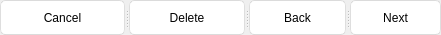
    <widget class="QSplitter" name="splitter">
     <property name="geometry">
      <rect>
       <x>270</x>
       <y>761</y>
       <width>441</width>
       <height>35</height>
      </rect>
     </property>
     <property name="orientation">
      <enum>Qt::Horizontal</enum>
     </property>
     <widget class="QPushButton" name="cancel_btn_3">
      <property name="styleSheet">
       <string notr="true">QPushButton{
	font: 25 18pt &quot;Bahnschrift Light&quot;;
	border-style: solid;
	border-top-color: qlineargradient(spread:pad, x1:0.5, y1:1, x2:0.5, y2:0, stop:0 rgb(215, 215, 215), stop:1 rgb(222, 222, 222));
	border-right-color: qlineargradient(spread:pad, x1:0, y1:0.5, x2:1, y2:0.5, stop:0 rgb(217, 217, 217), stop:1 rgb(227, 227, 227));
	border-left-color: qlineargradient(spread:pad, x1:0, y1:0.5, x2:1, y2:0.5, stop:0 rgb(227, 227, 227), stop:1 rgb(217, 217, 217));
	border-bottom-color: qlineargradient(spread:pad, x1:0.5, y1:1, x2:0.5, y2:0, stop:0 rgb(215, 215, 215), stop:1 rgb(222, 222, 222));
	border-width: 1px;
	border-radius: 5px;
	color: rgb(0,0,0);
	padding: 2px;
	background-color: rgb(255,255,255);
}
QPushButton:hover{
	border-style: solid;
	border-top-color: qlineargradient(spread:pad, x1:0.5, y1:1, x2:0.5, y2:0, stop:0 rgb(195, 195, 195), stop:1 rgb(222, 222, 222));
	border-right-color: qlineargradient(spread:pad, x1:0, y1:0.5, x2:1, y2:0.5, stop:0 rgb(197, 197, 197), stop:1 rgb(227, 227, 227));
	border-left-color: qlineargradient(spread:pad, x1:0, y1:0.5, x2:1, y2:0.5, stop:0 rgb(227, 227, 227), stop:1 rgb(197, 197, 197));
	border-bottom-color: qlineargradient(spread:pad, x1:0.5, y1:1, x2:0.5, y2:0, stop:0 rgb(195, 195, 195), stop:1 rgb(222, 222, 222));
	border-width: 1px;
	border-radius: 5px;
	color: rgb(0,0,0);
	padding: 2px;
	background-color: rgb(255,255,255);
}
QPushButton:pressed{
	border-style: solid;
	border-top-color: qlineargradient(spread:pad, x1:0.5, y1:1, x2:0.5, y2:0, stop:0 rgb(215, 215, 215), stop:1 rgb(222, 222, 222));
	border-right-color: qlineargradient(spread:pad, x1:0, y1:0.5, x2:1, y2:0.5, stop:0 rgb(217, 217, 217), stop:1 rgb(227, 227, 227));
	border-left-color: qlineargradient(spread:pad, x1:0, y1:0.5, x2:1, y2:0.5, stop:0 rgb(227, 227, 227), stop:1 rgb(217, 217, 217));
	border-bottom-color: qlineargradient(spread:pad, x1:0.5, y1:1, x2:0.5, y2:0, stop:0 rgb(215, 215, 215), stop:1 rgb(222, 222, 222));
	border-width: 1px;
	border-radius: 5px;
	color: rgb(0,0,0);
	padding: 2px;
	background-color: rgb(142,142,142);
}
QPushButton:disabled{
	border-style: solid;
	border-top-color: qlineargradient(spread:pad, x1:0.5, y1:1, x2:0.5, y2:0, stop:0 rgb(215, 215, 215), stop:1 rgb(222, 222, 222));
	border-right-color: qlineargradient(spread:pad, x1:0, y1:0.5, x2:1, y2:0.5, stop:0 rgb(217, 217, 217), stop:1 rgb(227, 227, 227));
	border-left-color: qlineargradient(spread:pad, x1:0, y1:0.5, x2:1, y2:0.5, stop:0 rgb(227, 227, 227), stop:1 rgb(217, 217, 217));
	border-bottom-color: qlineargradient(spread:pad, x1:0.5, y1:1, x2:0.5, y2:0, stop:0 rgb(215, 215, 215), stop:1 rgb(222, 222, 222));
	border-width: 1px;
	border-radius: 5px;
	color: #808086;
	padding: 2px;
	background-color: rgb(142,142,142);
}</string>
      </property>
      <property name="text">
       <string>Cancel</string>
      </property>
     </widget>
     <widget class="QPushButton" name="delete_btn_3">
      <property name="styleSheet">
       <string notr="true">QPushButton{
	font: 25 18pt &quot;Bahnschrift Light&quot;;
	border-style: solid;
	border-top-color: qlineargradient(spread:pad, x1:0.5, y1:1, x2:0.5, y2:0, stop:0 rgb(215, 215, 215), stop:1 rgb(222, 222, 222));
	border-right-color: qlineargradient(spread:pad, x1:0, y1:0.5, x2:1, y2:0.5, stop:0 rgb(217, 217, 217), stop:1 rgb(227, 227, 227));
	border-left-color: qlineargradient(spread:pad, x1:0, y1:0.5, x2:1, y2:0.5, stop:0 rgb(227, 227, 227), stop:1 rgb(217, 217, 217));
	border-bottom-color: qlineargradient(spread:pad, x1:0.5, y1:1, x2:0.5, y2:0, stop:0 rgb(215, 215, 215), stop:1 rgb(222, 222, 222));
	border-width: 1px;
	border-radius: 5px;
	color: rgb(0,0,0);
	padding: 2px;
	background-color: rgb(255,255,255);
}
QPushButton:hover{
	border-style: solid;
	border-top-color: qlineargradient(spread:pad, x1:0.5, y1:1, x2:0.5, y2:0, stop:0 rgb(195, 195, 195), stop:1 rgb(222, 222, 222));
	border-right-color: qlineargradient(spread:pad, x1:0, y1:0.5, x2:1, y2:0.5, stop:0 rgb(197, 197, 197), stop:1 rgb(227, 227, 227));
	border-left-color: qlineargradient(spread:pad, x1:0, y1:0.5, x2:1, y2:0.5, stop:0 rgb(227, 227, 227), stop:1 rgb(197, 197, 197));
	border-bottom-color: qlineargradient(spread:pad, x1:0.5, y1:1, x2:0.5, y2:0, stop:0 rgb(195, 195, 195), stop:1 rgb(222, 222, 222));
	border-width: 1px;
	border-radius: 5px;
	color: rgb(0,0,0);
	padding: 2px;
	background-color: rgb(255,255,255);
}
QPushButton:pressed{
	border-style: solid;
	border-top-color: qlineargradient(spread:pad, x1:0.5, y1:1, x2:0.5, y2:0, stop:0 rgb(215, 215, 215), stop:1 rgb(222, 222, 222));
	border-right-color: qlineargradient(spread:pad, x1:0, y1:0.5, x2:1, y2:0.5, stop:0 rgb(217, 217, 217), stop:1 rgb(227, 227, 227));
	border-left-color: qlineargradient(spread:pad, x1:0, y1:0.5, x2:1, y2:0.5, stop:0 rgb(227, 227, 227), stop:1 rgb(217, 217, 217));
	border-bottom-color: qlineargradient(spread:pad, x1:0.5, y1:1, x2:0.5, y2:0, stop:0 rgb(215, 215, 215), stop:1 rgb(222, 222, 222));
	border-width: 1px;
	border-radius: 5px;
	color: rgb(0,0,0);
	padding: 2px;
	background-color: rgb(142,142,142);
}
QPushButton:disabled{
	border-style: solid;
	border-top-color: qlineargradient(spread:pad, x1:0.5, y1:1, x2:0.5, y2:0, stop:0 rgb(215, 215, 215), stop:1 rgb(222, 222, 222));
	border-right-color: qlineargradient(spread:pad, x1:0, y1:0.5, x2:1, y2:0.5, stop:0 rgb(217, 217, 217), stop:1 rgb(227, 227, 227));
	border-left-color: qlineargradient(spread:pad, x1:0, y1:0.5, x2:1, y2:0.5, stop:0 rgb(227, 227, 227), stop:1 rgb(217, 217, 217));
	border-bottom-color: qlineargradient(spread:pad, x1:0.5, y1:1, x2:0.5, y2:0, stop:0 rgb(215, 215, 215), stop:1 rgb(222, 222, 222));
	border-width: 1px;
	border-radius: 5px;
	color: #808086;
	padding: 2px;
	background-color: rgb(142,142,142);
}</string>
      </property>
      <property name="text">
       <string>Delete</string>
      </property>
     </widget>
     <widget class="QPushButton" name="back_btn_3">
      <property name="styleSheet">
       <string notr="true">QPushButton{
	font: 25 18pt &quot;Bahnschrift Light&quot;;
	border-style: solid;
	border-top-color: qlineargradient(spread:pad, x1:0.5, y1:1, x2:0.5, y2:0, stop:0 rgb(215, 215, 215), stop:1 rgb(222, 222, 222));
	border-right-color: qlineargradient(spread:pad, x1:0, y1:0.5, x2:1, y2:0.5, stop:0 rgb(217, 217, 217), stop:1 rgb(227, 227, 227));
	border-left-color: qlineargradient(spread:pad, x1:0, y1:0.5, x2:1, y2:0.5, stop:0 rgb(227, 227, 227), stop:1 rgb(217, 217, 217));
	border-bottom-color: qlineargradient(spread:pad, x1:0.5, y1:1, x2:0.5, y2:0, stop:0 rgb(215, 215, 215), stop:1 rgb(222, 222, 222));
	border-width: 1px;
	border-radius: 5px;
	color: rgb(0,0,0);
	padding: 2px;
	background-color: rgb(255,255,255);
}
QPushButton:hover{
	border-style: solid;
	border-top-color: qlineargradient(spread:pad, x1:0.5, y1:1, x2:0.5, y2:0, stop:0 rgb(195, 195, 195), stop:1 rgb(222, 222, 222));
	border-right-color: qlineargradient(spread:pad, x1:0, y1:0.5, x2:1, y2:0.5, stop:0 rgb(197, 197, 197), stop:1 rgb(227, 227, 227));
	border-left-color: qlineargradient(spread:pad, x1:0, y1:0.5, x2:1, y2:0.5, stop:0 rgb(227, 227, 227), stop:1 rgb(197, 197, 197));
	border-bottom-color: qlineargradient(spread:pad, x1:0.5, y1:1, x2:0.5, y2:0, stop:0 rgb(195, 195, 195), stop:1 rgb(222, 222, 222));
	border-width: 1px;
	border-radius: 5px;
	color: rgb(0,0,0);
	padding: 2px;
	background-color: rgb(255,255,255);
}
QPushButton:pressed{
	border-style: solid;
	border-top-color: qlineargradient(spread:pad, x1:0.5, y1:1, x2:0.5, y2:0, stop:0 rgb(215, 215, 215), stop:1 rgb(222, 222, 222));
	border-right-color: qlineargradient(spread:pad, x1:0, y1:0.5, x2:1, y2:0.5, stop:0 rgb(217, 217, 217), stop:1 rgb(227, 227, 227));
	border-left-color: qlineargradient(spread:pad, x1:0, y1:0.5, x2:1, y2:0.5, stop:0 rgb(227, 227, 227), stop:1 rgb(217, 217, 217));
	border-bottom-color: qlineargradient(spread:pad, x1:0.5, y1:1, x2:0.5, y2:0, stop:0 rgb(215, 215, 215), stop:1 rgb(222, 222, 222));
	border-width: 1px;
	border-radius: 5px;
	color: rgb(0,0,0);
	padding: 2px;
	background-color: rgb(142,142,142);
}
QPushButton:disabled{
	border-style: solid;
	border-top-color: qlineargradient(spread:pad, x1:0.5, y1:1, x2:0.5, y2:0, stop:0 rgb(215, 215, 215), stop:1 rgb(222, 222, 222));
	border-right-color: qlineargradient(spread:pad, x1:0, y1:0.5, x2:1, y2:0.5, stop:0 rgb(217, 217, 217), stop:1 rgb(227, 227, 227));
	border-left-color: qlineargradient(spread:pad, x1:0, y1:0.5, x2:1, y2:0.5, stop:0 rgb(227, 227, 227), stop:1 rgb(217, 217, 217));
	border-bottom-color: qlineargradient(spread:pad, x1:0.5, y1:1, x2:0.5, y2:0, stop:0 rgb(215, 215, 215), stop:1 rgb(222, 222, 222));
	border-width: 1px;
	border-radius: 5px;
	color: #808086;
	padding: 2px;
	background-color: rgb(142,142,142);
}</string>
      </property>
      <property name="text">
       <string>Back</string>
      </property>
     </widget>
     <widget class="QPushButton" name="Next_btn">
      <property name="styleSheet">
       <string notr="true">QPushButton{
	font: 25 18pt &quot;Bahnschrift Light&quot;;
	border-style: solid;
	border-top-color: qlineargradient(spread:pad, x1:0.5, y1:1, x2:0.5, y2:0, stop:0 rgb(215, 215, 215), stop:1 rgb(222, 222, 222));
	border-right-color: qlineargradient(spread:pad, x1:0, y1:0.5, x2:1, y2:0.5, stop:0 rgb(217, 217, 217), stop:1 rgb(227, 227, 227));
	border-left-color: qlineargradient(spread:pad, x1:0, y1:0.5, x2:1, y2:0.5, stop:0 rgb(227, 227, 227), stop:1 rgb(217, 217, 217));
	border-bottom-color: qlineargradient(spread:pad, x1:0.5, y1:1, x2:0.5, y2:0, stop:0 rgb(215, 215, 215), stop:1 rgb(222, 222, 222));
	border-width: 1px;
	border-radius: 5px;
	color: rgb(0,0,0);
	padding: 2px;
	background-color: rgb(255,255,255);
}
QPushButton:hover{
	border-style: solid;
	border-top-color: qlineargradient(spread:pad, x1:0.5, y1:1, x2:0.5, y2:0, stop:0 rgb(195, 195, 195), stop:1 rgb(222, 222, 222));
	border-right-color: qlineargradient(spread:pad, x1:0, y1:0.5, x2:1, y2:0.5, stop:0 rgb(197, 197, 197), stop:1 rgb(227, 227, 227));
	border-left-color: qlineargradient(spread:pad, x1:0, y1:0.5, x2:1, y2:0.5, stop:0 rgb(227, 227, 227), stop:1 rgb(197, 197, 197));
	border-bottom-color: qlineargradient(spread:pad, x1:0.5, y1:1, x2:0.5, y2:0, stop:0 rgb(195, 195, 195), stop:1 rgb(222, 222, 222));
	border-width: 1px;
	border-radius: 5px;
	color: rgb(0,0,0);
	padding: 2px;
	background-color: rgb(255,255,255);
}
QPushButton:pressed{
	border-style: solid;
	border-top-color: qlineargradient(spread:pad, x1:0.5, y1:1, x2:0.5, y2:0, stop:0 rgb(215, 215, 215), stop:1 rgb(222, 222, 222));
	border-right-color: qlineargradient(spread:pad, x1:0, y1:0.5, x2:1, y2:0.5, stop:0 rgb(217, 217, 217), stop:1 rgb(227, 227, 227));
	border-left-color: qlineargradient(spread:pad, x1:0, y1:0.5, x2:1, y2:0.5, stop:0 rgb(227, 227, 227), stop:1 rgb(217, 217, 217));
	border-bottom-color: qlineargradient(spread:pad, x1:0.5, y1:1, x2:0.5, y2:0, stop:0 rgb(215, 215, 215), stop:1 rgb(222, 222, 222));
	border-width: 1px;
	border-radius: 5px;
	color: rgb(0,0,0);
	padding: 2px;
	background-color: rgb(142,142,142);
}
QPushButton:disabled{
	border-style: solid;
	border-top-color: qlineargradient(spread:pad, x1:0.5, y1:1, x2:0.5, y2:0, stop:0 rgb(215, 215, 215), stop:1 rgb(222, 222, 222));
	border-right-color: qlineargradient(spread:pad, x1:0, y1:0.5, x2:1, y2:0.5, stop:0 rgb(217, 217, 217), stop:1 rgb(227, 227, 227));
	border-left-color: qlineargradient(spread:pad, x1:0, y1:0.5, x2:1, y2:0.5, stop:0 rgb(227, 227, 227), stop:1 rgb(217, 217, 217));
	border-bottom-color: qlineargradient(spread:pad, x1:0.5, y1:1, x2:0.5, y2:0, stop:0 rgb(215, 215, 215), stop:1 rgb(222, 222, 222));
	border-width: 1px;
	border-radius: 5px;
	color: #808086;
	padding: 2px;
	background-color: rgb(142,142,142);
}</string>
      </property>
      <property name="text">
       <string>Next</string>
      </property>
     </widget>
    </widget>
